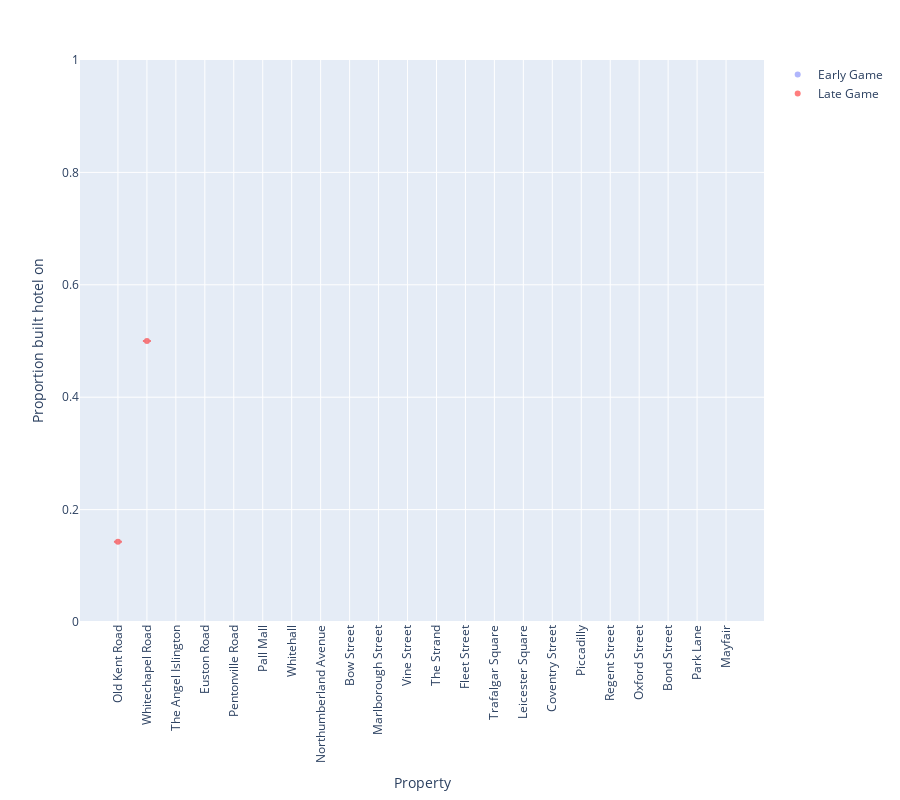

The notebook cell saved with this chart:
### Code cell
plot_action_proportions(df_build_hotel, 'Proportion built hotel on (early game)', 
                        'Proportion built hotel on (late game)', 'Proportion built hotel on', 21)

### Figure 1 — Plotly figure (JSON) as saved in the notebook; plotly's stock layout.template omitted (floating-point values rounded to 4 significant figures)
{"data": [{"error_y": {"array": [null, null, null, null, null, null, null, null, null, null, null, null, null, null, null, null, null, null, null, null, null, null]}, "hovertemplate": "Property=%{x}<br>Proportion built hotel on (early game)=%{y}<extra></extra>", "legendgroup": "", "marker": {"color": "#636efa", "opacity": 0.5, "symbol": "circle"}, "mode": "markers", "name": "Early Game", "orientation": "v", "showlegend": true, "type": "scatter", "x": ["Old Kent Road", "Whitechapel Road", "The Angel Islington", "Euston Road", "Pentonville Road", "Pall Mall", "Whitehall", "Northumberland Avenue", "Bow Street", "Marlborough Street", "Vine Street", "The Strand", "Fleet Street", "Trafalgar Square", "Leicester Square", "Coventry Street", "Piccadilly", "Regent Street", "Oxford Street", "Bond Street", "Park Lane", "Mayfair"], "xaxis": "x", "y": [null, null, null, null, null, null, null, null, null, null, null, null, null, null, null, null, null, null, null, null, null, null], "yaxis": "y"}, {"error_y": {"array": [null, null, null, null, null, null, null, null, null, null, null, null, null, null, null, null, null, null, null, null, null, null]}, "hovertemplate": "Property=%{x}<br>Proportion built hotel on (late game)=%{y}<extra></extra>", "legendgroup": "", "marker": {"color": "red", "symbol": "circle"}, "mode": "markers", "name": "Late Game", "opacity": 0.5, "orientation": "v", "showlegend": true, "type": "scatter", "x": ["Old Kent Road", "Whitechapel Road", "The Angel Islington", "Euston Road", "Pentonville Road", "Pall Mall", "Whitehall", "Northumberland Avenue", "Bow Street", "Marlborough Street", "Vine Street", "The Strand", "Fleet Street", "Trafalgar Square", "Leicester Square", "Coventry Street", "Piccadilly", "Regent Street", "Oxford Street", "Bond Street", "Park Lane", "Mayfair"], "xaxis": "x", "y": [0.1429, 0.5, null, null, null, null, null, null, null, null, null, null, null, null, null, null, null, null, null, null, null, null], "yaxis": "y"}], "layout": {"height": 800, "legend": {"tracegroupgap": 0}, "margin": {"t": 60}, "xaxis": {"anchor": "y", "domain": [0, 1], "tickangle": -90, "title": {"text": "Property"}}, "yaxis": {"anchor": "x", "domain": [0, 1], "range": [0, 1], "title": {"text": "Proportion built hotel on"}}}}
